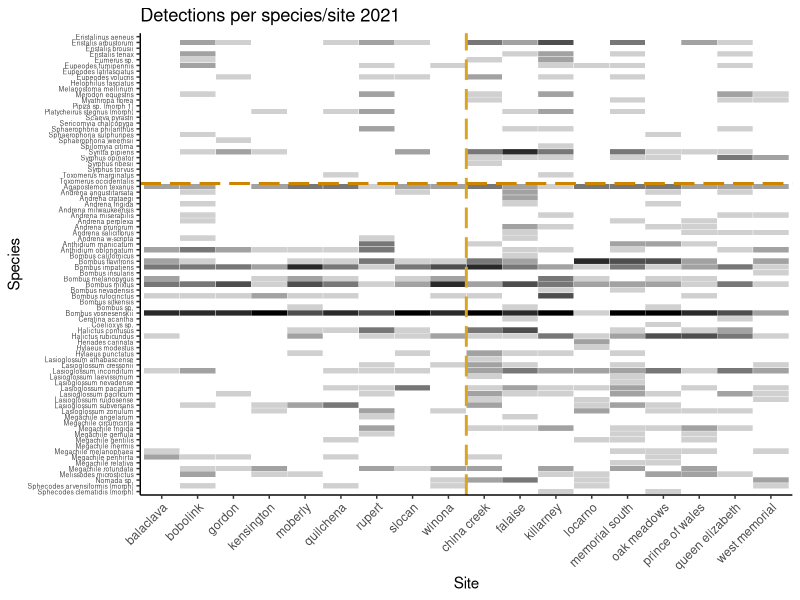
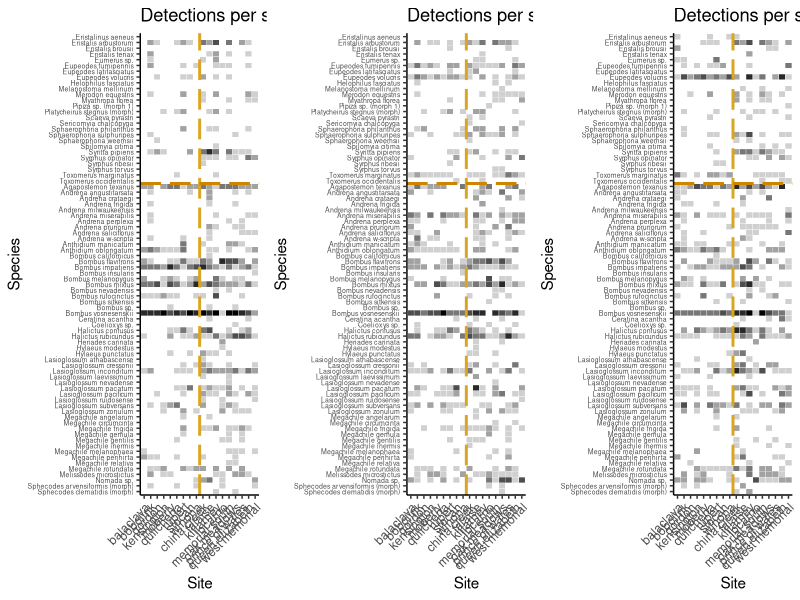

The R script that drew these images, in order:
library(reshape2)
library(tidyverse)

max_unique_detections = 500 # can lower this to filter off the top if too many species to plot in one page
min_unique_detections = 2

# read data
mydata <- read.csv("./data/pollinator_data.csv")

# perform some initial filters on the unfinished prelim data
mydata_filtered <- mydata %>% 
  
  # Filter by CLADE. 
  # NA's are specimens that haven't been identified yet. 
  # There are also specimens labelled "Other" if we collected them but they were not bees or hoverflies
  filter(CLADE %in% c("Anthophila", "Syrphidae")) %>%
  
  # Filter by SPECIES
  # Remove honeybees from our preliminary analysis
  filter(!SPECIES %in% c("Apis mellifera","undetermined", "undetermined/unconfirmed ID"))  %>%
  
  # Reduce sampling rounds in year 1 by 1 (they start at 2 since we did a weird prelim survey first)
  mutate(SAMPLING_ROUND = as.integer(ifelse(YEAR==1, as.integer(SAMPLING_ROUND) - 1, as.integer(SAMPLING_ROUND)))) %>%
  
  filter(is.na(NO_ID_RESOLUTION))



## --------------------------------------------------
## Transform into detection non detection data

df <- mydata_filtered %>%
  
  # convert to binary detections
  group_by(SPECIES, SITE, YEAR, SAMPLING_ROUND) %>%
  slice(1) %>%
  ungroup() %>%
  
  # remove species detected on < 2 unique occassions
  group_by(SPECIES) %>%
  add_tally() %>%
  rename(unique_detections = n) %>%
  filter(unique_detections >= min_unique_detections) %>%
  filter(unique_detections < max_unique_detections) %>%
  ungroup() %>%
  
  # change SITE to factor for left_join with HABITAT_CATEGORY created below
  mutate(SITE = as.factor(SITE))

## Get unique species and sites
# create an alphabetized list of all species encountered across all sites*intervals*visits
species_list <- df %>%
  group_by(SPECIES) %>%
  slice(1) %>% # take one row per species (the name of each species)
  ungroup() %>%
  select(SPECIES) # extract species names column as vector

# create an alphabetized list of all sites
site_list <- df %>%
  group_by(SITE) %>%
  slice(1) %>% # take one row per species (the name of each species)
  ungroup() %>%
  select(SITE)

# get vectors of species, sites, intervals, and visits 
species_vector <- species_list %>%
  pull(SPECIES)

site_vector <- site_list %>%
  pull(SITE)

year_vector <- as.vector(levels(as.factor(df$YEAR)))

visit_vector <- as.vector(levels(as.factor(df$SAMPLING_ROUND)))

# find study dimensions from the pooled data
n_species <- length(species_vector)

n_sites <- length(site_vector)

n_years <- length(levels(as.factor(df$YEAR)))

n_visits <- length(levels(as.factor(df$SAMPLING_ROUND)))


# add habitat_category of sites
# make a new dataframe with site names and cats
SITE <- levels(as.factor(df$SITE))
HABITAT_CATEGORY <- c(0,0,1,1,0,0,1,1,1, # 9 mowed sites 
                      0,1,1,1,0,0,0,1,0) # and 9 meadow sites

habitats_df <- as.data.frame(cbind(SITE, HABITAT_CATEGORY, seq(1:n_sites)))

# join HABITAT_CATEGORY of sites with df by SITE
df_joined <- left_join(df, habitats_df, by = "SITE")



## --------------------------------------------------
## Now we are ready to create the detection matrix, V

## --------------------------------------------------
## Now we are ready to create the detection matrix, V

df_joined <- df_joined %>%
  mutate(y = 1) %>%
  arrange(SAMPLING_ROUND, YEAR, SITE, SPECIES) %>% # arrange opposite to array fill 
  # need numeric versions of species, site, year, and visit
  mutate(SPECIES_numeric = as.numeric(as.factor(SPECIES)),
         SITE_numeric = as.numeric(as.factor(SITE)),
         YEAR_numeric = as.numeric(as.factor(YEAR)),
         SAMPLING_ROUND_numeric = as.numeric(as.factor(SAMPLING_ROUND)))

# prepare array and prefill with NA's
V <- array(data = 0, dim = c(n_species, n_sites, n_years, n_visits))

# fill array with detection / nondetection data
for(i in 1:nrow(df_joined)){
  V[df_joined$SPECIES_numeric[i], df_joined$SITE_numeric[i], 
    df_joined$YEAR_numeric[i], df_joined$SAMPLING_ROUND_numeric[i]] <- df_joined$y[i]
}

array_fill_check <- sum(V) - nrow(df_joined) # quick check that they're identical # should be 0

if(array_fill_check != 0){
  print("WARNING: filled array is inconsistent with number of detections in the 2D datasheet!")
}

# visualize the real detection matrix (number of detections per species/site/year)
V2 <- array(data = 0, dim = c(n_species, n_sites, n_years))

for(i in 1:n_species){
  for(j in 1:n_sites){
    for(k in 1:n_years){
      V2[i,j,k] = sum(V[i,j,k,1:n_visits])
    }
  }
}

habitats_df <- habitats_df %>%
  rename("site" = "V3") %>%
  mutate(site = as.integer(site))

clades <- df %>%
  select(CLADE, SPECIES) %>%
  group_by(CLADE, SPECIES) %>%
  slice(1)

species_list <- species_list %>%
  mutate("species" = seq(1:nrow(.))) %>%
  left_join(., clades)

df_melted_year1 <- melt(V2[1:n_species,1:n_sites,1])
colnames(df_melted_year1)[1] <- "species"
colnames(df_melted_year1)[2] <- "site"
colnames(df_melted_year1)[3] <- "detections"
df_melted_year1 <- left_join(df_melted_year1, habitats_df) %>%
  left_join(., species_list) %>%
  mutate(SITE = fct_reorder(SITE, (as.integer(HABITAT_CATEGORY))))

df_melted_year2 <- melt(V2[1:n_species,1:n_sites,2])
colnames(df_melted_year2)[1] <- "species"
colnames(df_melted_year2)[2] <- "site"
colnames(df_melted_year2)[3] <- "detections"
df_melted_year2 <- left_join(df_melted_year2, habitats_df) %>%
  left_join(., species_list) %>%
  mutate(SITE = fct_reorder(SITE, (as.integer(HABITAT_CATEGORY))))

df_melted_year3 <- melt(V2[1:n_species,1:n_sites,3])
colnames(df_melted_year3)[1] <- "species"
colnames(df_melted_year3)[2] <- "site"
colnames(df_melted_year3)[3] <- "detections"
df_melted_year3 <- left_join(df_melted_year3, habitats_df) %>%
  left_join(., species_list) %>%
  mutate(SITE = fct_reorder(SITE, (as.integer(HABITAT_CATEGORY))))

# hline depends on number of species, for min 1 detection right now is 51.5

detections_heatmap_plot_year1 <-
  ggplot(df_melted_year1, aes(SITE, fct_rev((fct_reorder(SPECIES, desc(CLADE)))))) +
                              #fct_reorder(SPECIES, desc(SPECIES)))) +
  geom_tile(aes(fill = detections), colour = "white") +
  scale_fill_gradient(low = "white", high = "black") +
  labs(x = "Site", y = "Species") +
  theme_bw() +
  geom_vline(xintercept = 9.5, linewidth = 1, colour="goldenrod", linetype = "longdash") +
  geom_hline(yintercept = 54.5, linewidth = 1, colour="orange3", linetype = "longdash") +
  theme(#legend.position = "bottom",
        legend.position = "none",
        axis.text.x = element_text(angle = 45, hjust=1),
        axis.text.y = element_text(size=5),
        panel.border = element_blank(), panel.grid.major = element_blank(),
        panel.grid.minor = element_blank(), axis.line = element_line(colour = "black")) +
  ggtitle("Detections per species/site 2021")

plot(detections_heatmap_plot_year1)

detections_heatmap_plot_year2 <-
  ggplot(df_melted_year2, aes(SITE, fct_rev((fct_reorder(SPECIES, desc(CLADE)))))) +
  #fct_reorder(SPECIES, desc(SPECIES)))) +
  geom_tile(aes(fill = detections), colour = "white") +
  scale_fill_gradient(low = "white", high = "black") +
  labs(x = "Site", y = "Species") +
  theme_bw() +
  geom_vline(xintercept = 9.5, linewidth = 1, colour="goldenrod", linetype = "longdash") +
  geom_hline(yintercept = 54.5, linewidth = 1, colour="orange3", linetype = "longdash") +
  theme(legend.position = "none",
        axis.text.x = element_text(angle = 45, hjust=1),
        axis.text.y = element_text(size=5),
        panel.border = element_blank(), panel.grid.major = element_blank(),
        panel.grid.minor = element_blank(), axis.line = element_line(colour = "black")) +
  ggtitle("Detections per species/site 2022")

detections_heatmap_plot_year3 <-
  ggplot(df_melted_year3, aes(SITE, fct_rev((fct_reorder(SPECIES, desc(CLADE)))))) +
  #fct_reorder(SPECIES, desc(SPECIES)))) +
  geom_tile(aes(fill = detections), colour = "white") +
  scale_fill_gradient(low = "white", high = "black") +
  labs(x = "Site", y = "Species") +
  theme_bw() +
  geom_vline(xintercept = 9.5, linewidth = 1, colour="goldenrod", linetype = "longdash") +
  geom_hline(yintercept = 54.5, linewidth = 1, colour="orange3", linetype = "longdash") +
  theme(legend.position = "none",
        axis.text.x = element_text(angle = 45, hjust=1),
        axis.text.y = element_text(size=5),
        panel.border = element_blank(), panel.grid.major = element_blank(),
        panel.grid.minor = element_blank(), axis.line = element_line(colour = "black")) +
  ggtitle("Detections per species/site 2023")

gridExtra::grid.arrange(
  detections_heatmap_plot_year1, detections_heatmap_plot_year2, detections_heatmap_plot_year3,
  nrow=1)

